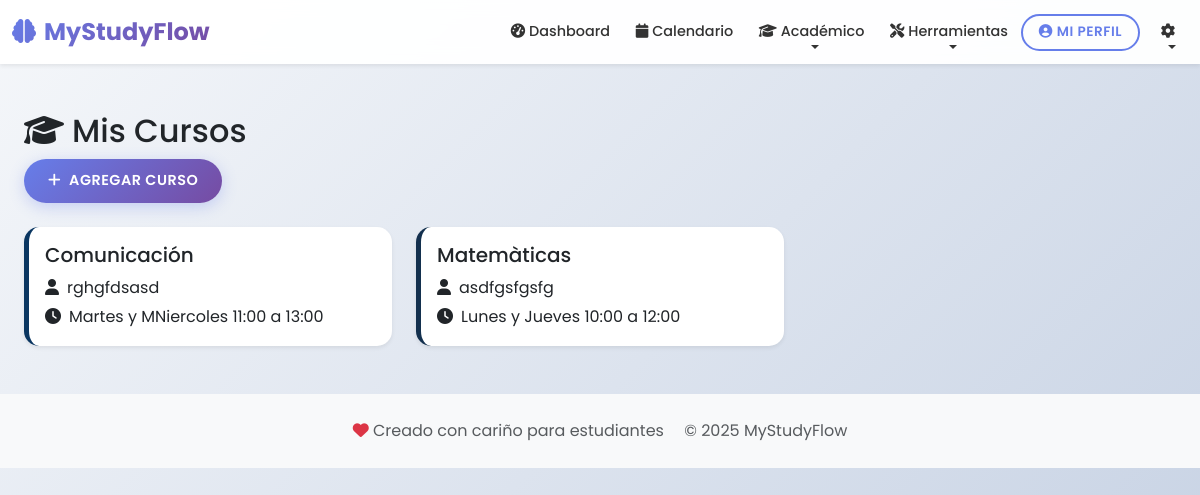
Screenshot of /cursos/ (signed in) with the database file from the repository.
### studyflow/models.py (models this page shows, shortened)
class Curso(models.Model):
    usuario = models.ForeignKey(User, on_delete=models.CASCADE)
    nombre = models.CharField(max_length=100)
    profesor = models.CharField(max_length=100, blank=True)
    horario = models.CharField(max_length=200, blank=True, help_text="Ejemplo: Lunes y Miércoles 10:00-12:00")
    color = models.CharField(max_length=20, default='#3788d8')

### studyflow/views.py (the view, shortened to what this page needs)
# urls.py: path('cursos/', views.lista_cursos, name='lista_cursos'),
@login_required
def lista_cursos(request):
    cursos = Curso.objects.filter(usuario=request.user)
    return render(request, 'studyflow/cursos.html', {'cursos': cursos})

### studyflow/templates/studyflow/cursos.html (shortened to what this page needs)
{% extends 'base.html' %}
{% block content %}
<div class="container">
    <div class="row mb-4">
        <div class="col">
            <h2>
                <i class="fas fa-graduation-cap me-2"></i>Mis Cursos
            </h2>
            <button class="btn btn-primary" data-bs-toggle="modal" data-bs-target="#nuevoCursoModal">
                <i class="fas fa-plus me-2"></i>Agregar Curso
            </button>
        </div>
    </div>
    <div class="row g-4">
        {% for curso in cursos %}
        <div class="col-md-4">
            <div class="card h-100 shadow-sm" style="border-left: 5px solid {{ curso.color }}">
                <div class="card-body">
                    <h5 class="card-title">{{ curso.nombre }}</h5>
                    {% if curso.profesor %}
                    <p class="mb-1">
                        <i class="fas fa-user me-2"></i>{{ curso.profesor }}
                    </p>
                    {% endif %}
                    {% if curso.horario %}
                    <p class="mb-0">
                        <i class="fas fa-clock me-2"></i>{{ curso.horario }}
                    </p>
                    {% endif %}
                </div>
            </div>
        </div>
        {% empty %}
        <div class="col">
            <div class="alert alert-info">
                <i class="fas fa-info-circle me-2"></i>No has agregado ningún curso aún.
            </div>
        </div>
        {% endfor %}
    </div>
</div>
{% endblock %}

### static/css/style.css (style rules this page uses)
:root { --primary-color: #667eea; --secondary-color: #764ba2; --accent-color: #f093fb; --success-color: #4ecdc4; --warning-color: #ffe066; --danger-color: #ff6b6b; --dark-color: #2c3e50; --light-color: #f8f9fa; --border-radius: 15px; --box-shadow: 0 10px 25px rgba(0,0,0,0.1); --gradient-primary: linear-gradient(135deg, #667eea 0%, #764ba2 100%); --gradient-accent: linear-gradient(135deg, #f093fb 0%, #f5576c 100%); }
* { box-sizing: border-box; }
body { font-family: 'Poppins', sans-serif; background: linear-gradient(135deg, #f5f7fa 0%, #c3cfe2 100%); min-height: 100vh; line-height: 1.6; margin: 0; }
.container { max-width: 1200px; }
.btn { border-radius: 50px; font-weight: 600; padding: 0.7rem 1.5rem; transition: all 0.3s ease; text-transform: uppercase; font-size: 0.9rem; letter-spacing: 0.5px; border: none; text-decoration: none; display: inline-block; cursor: pointer; position: relative; z-index: 10; }
.btn-primary { background: var(--gradient-primary); box-shadow: 0 4px 15px rgba(102, 126, 234, 0.3); color: white; }
.card { border-radius: var(--border-radius); border: none; box-shadow: var(--box-shadow); transition: all 0.3s ease; overflow: hidden; }

### rows the page displays
Curso: nombre "Comunicación", profesor "rghgfdsasd", horario "Martes y MNiercoles 11:00 a 13:00"
Curso: nombre "Matemàticas", profesor "asdfgsfgsfg", horario "Lunes y Jueves 10:00 a 12:00"
